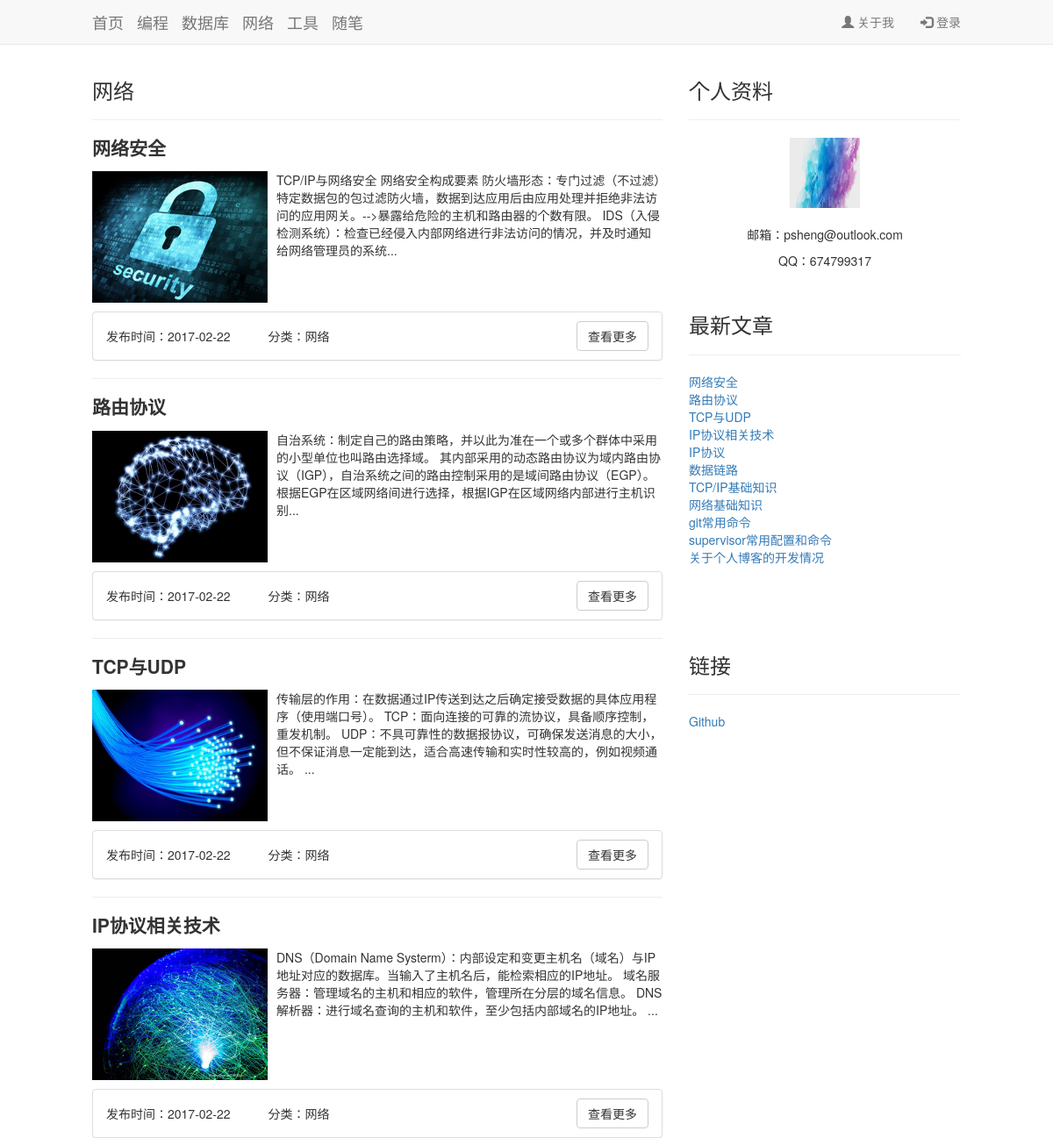
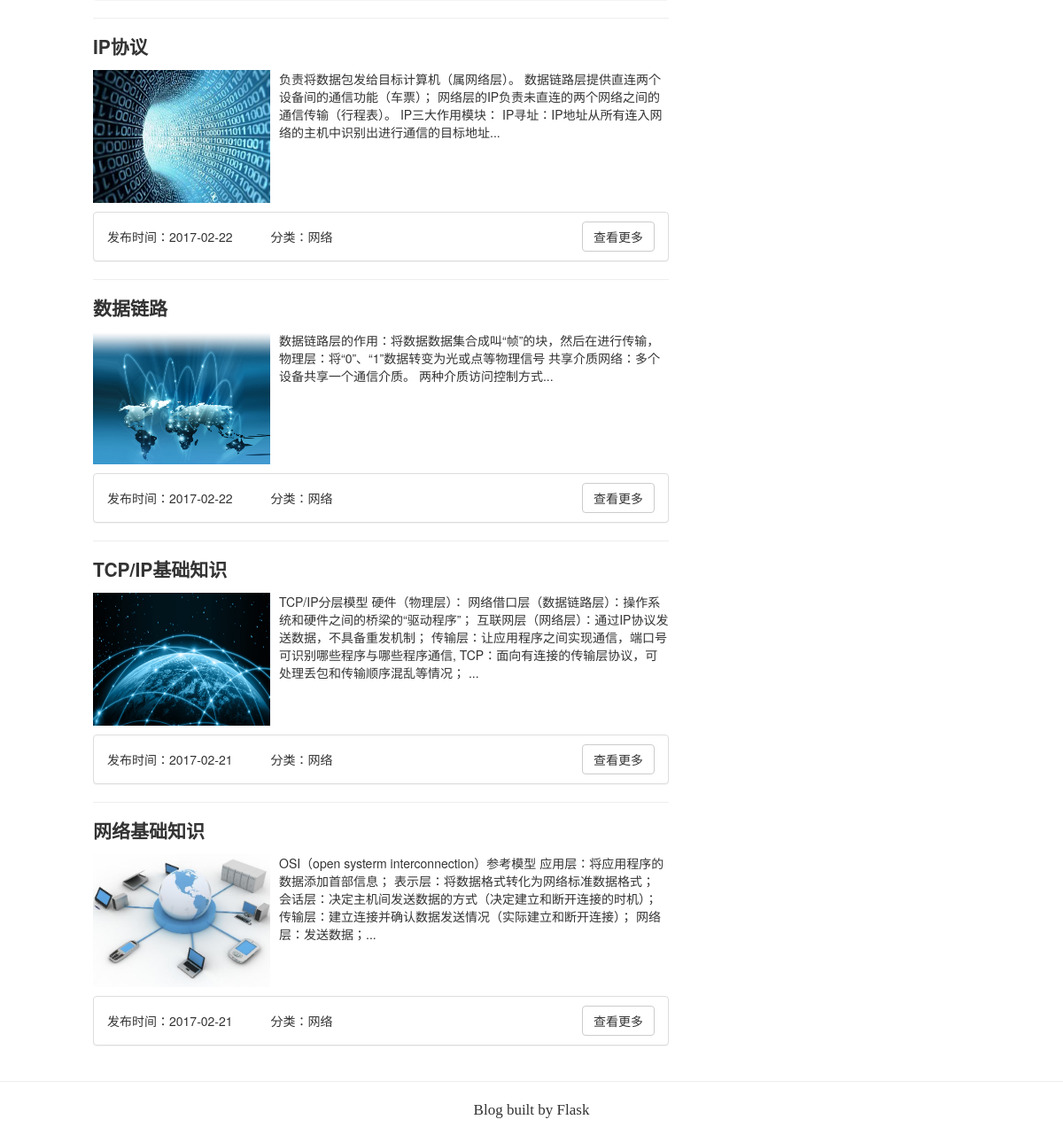
Page /net on the committed database (2 pictures, top to bottom).
### app/models.py (models this page shows, shortened)
class Post(db.Model):
    __tablename__ = 'posts'
    id = db.Column(db.Integer, primary_key=True)
    head_pic = db.Column(db.Text, default='/static/pic/test3.jpg')
    body_pic = db.Column(db.Text)
    title = db.Column(db.Text)
    body = db.Column(db.Text)
    abstract = db.Column(db.Text)
    tag = db.Column(db.Text)
    timestamp = db.Column(db.DateTime, index=True, default=datetime.utcnow)
    comments = db.relationship('Comment', backref='role')
    is_active = db.Column(db.Boolean, default=True)

### app/main/view.py (the view)
@main.route('/net')
def net():
    posts = Post.query.filter_by(tag=u'net-网络', is_active=True).order_by(Post.timestamp.desc()).all()
    new_posts = find_new_post()
    classify = u'网络'
    return render_template('index.html', posts=posts, new_posts=new_posts, classify=classify)

### app/main/view.py (called while the page is built)
def find_new_post():
    page = request.args.get('page', 1, type=int)
    new_post = Post.query.filter_by(is_active=True).order_by(Post.timestamp.desc()).paginate(
        page, per_page=20, error_out=False
    )
    new_posts = new_post.items
    return new_posts

@main.app_template_filter('tag_get')
def tag(s):
    list = str(s).split('-')
    return list[1]

### app/templates/index.html (shortened to what this page needs)
{% extends "base.html" %}
{% import "_macros.html" as macros %}
{% block body %}
  <div class="container" id="sumery-container">
    <div class="row">
      <div class="col-md-8">
        <h3>{{ classify }}</h3>
        {% for post in posts %}
          <hr>
          <div class="post_head"><h3>{{ post.title | safe }}</h3></div>
          <div class="media" margin="30px">
            <a class="media-left" >
              <img src="{{ post.head_pic }}" width="200" height="150" alt="...">
            </a>
            <div class="media-body">
              {{ post.abstract }}<br><br>
            </div>
          </div>
          <div class="media-foot">
            <div class="panel panel-default">
              <div class="panel-body">
                <p>发布时间：{{ post.timestamp.strftime("%Y-%m-%d") }} &nbsp
                  &nbsp&nbsp&nbsp&nbsp&nbsp&nbsp&nbsp&nbsp分类：{{ post.tag |  tag_get }}</p>
                {% if current_user.is_authenticated %}
                  <div class="dropdown">
                    <button class="btn btn-default dropdown-toggle" type="button" id="dropdownMenu1"
                            data-toggle="dropdown" aria-haspopup="true" aria-expanded="true">
                      管理
                      <span class="caret"></span>
                    </button>
                    <ul class="dropdown-menu" aria-labelledby="dropdownMenu1">
                      <li><a href="{{ url_for('.edit_post', id=post.id) }}">编辑</a></li>
                      <li><a href="{{ url_for('.post_pic', id=post.id) }}">图片上传</a></li>
                      <li><a href="{{ url_for('.uploaded_file', id=post.id) }}">主题图片</a></li>
                      <li><a href="{{ url_for('.post', id=post.id) }}">查看更多</a></li>
                      <li role="separator" class="divider"></li>
                      <li><a href="" data-toggle="modal" data-target="#myModal">删除</a></li>
                    </ul>
                  </div>
                {% else %}
                  <a class="btn btn-default" href="{{ url_for('.post', id=post.id) }}">查看更多</a>
                {% endif %}
              </div>
            </div>
          </div>
        {% endfor %}
      </div>
      <div class="col-md-4">
        <h3>个人资料</h3>
        <div class="right-index">
          <hr>
          <img src="{{ url_for('static', filename='test.jpg') }}" width="80" height="80"><br><br>
          <p>邮箱：psheng@outlook.com</p>
          <p>QQ：674799317</p>
        </div>
        <div class="newly-post">
          <h3>最新文章</h3><hr>
          {% for new_post in new_posts %}
            <p><a href="{{ url_for('.post', id=new_post.id) }}">{{ new_post.title }}</a></p>
          {% endfor %}
        </div>
        <div class="other-link">
          <h3>链接</h3><hr>
          <p><a href="http://github.com/pshenglh" target="_blank">Github</a></p>
        </div>
      </div>
    </div>
  </div>
{% endblock %}

### app/static/css/customization.css (style rules this page uses)
body { padding-top: 70px; }
.post_head h3 { adding: 8px; margin-bottom: 0px; font-size: 21px; font-weight: 600; }
.container { padding-right: 90px; padding-left: 90px; margin-right: auto; margin-left: auto; }
.media-foot .panel { margin-top: 10px; }
.media-foot .panel-body { padding-top: 10px; padding-bottom: 10px; }
.media-foot .panel-body p { position: relative; top: 7px; float: left; }
.media-foot .btn { float: right; }
.right-index { text-align: center; padding-bottom: 20px; }
.other-link { margin-top: 20px; }
.newly-post { margin-bottom: 100px; }
.newly-post p { margin-bottom: 0px; }

### rows in the picture
Post: title "网络安全", head_pic (picture), abstract "TCP/IP与网络安全 网络安全构成要素 防火墙形态：专门过滤（不过滤）特定数据包的包过滤防火墙，数据到达应用后由应用处理并拒绝非法访问的应用网关。-->暴露给危险的主机和路由器的个数有限。 IDS（入侵检测系统）：检查已经侵入内部网络进行非法访问的情况，并及时通知给网络管理员的系统...", timestamp "2017-02-22", tag|tag_get "网络"
Post: title "路由协议", head_pic (picture), abstract "自治系统：制定自己的路由策略，并以此为准在一个或多个群体中采用的小型单位也叫路由选择域。 其内部采用的动态路由协议为域内路由协议（IGP），自治系统之间的路由控制采用的是域间路由协议（EGP）。 根据EGP在区域网络间进行选择，根据IGP在区域网络内部进行主机识别...", timestamp "2017-02-22", tag|tag_get "网络"
Post: title "TCP与UDP", head_pic (picture), abstract "传输层的作用：在数据通过IP传送到达之后确定接受数据的具体应用程序（使用端口号）。 TCP：面向连接的可靠的流协议，具备顺序控制，重发机制。 UDP：不具可靠性的数据报协议，可确保发送消息的大小，但不保证消息一定能到达，适合高速传输和实时性较高的，例如视频通话。 ...", timestamp "2017-02-22", tag|tag_get "网络"
Post: title "IP协议相关技术", head_pic (picture), abstract "DNS（Domain Name Systerm）：内部设定和变更主机名（域名）与IP地址对应的数据库。当输入了主机名后，能检索相应的IP地址。 域名服务器：管理域名的主机和相应的软件，管理所在分层的域名信息。 DNS解析器：进行域名查询的主机和软件，至少包括内部域名的IP地址。 ...", timestamp "2017-02-22", tag|tag_get "网络"
Post: title "IP协议", head_pic (picture), abstract "负责将数据包发给目标计算机（属网络层）。 数据链路层提供直连两个设备间的通信功能（车票）； 网络层的IP负责未直连的两个网络之间的通信传输（行程表）。 IP三大作用模块： IP寻址：IP地址从所有连入网络的主机中识别出进行通信的目标地址...", timestamp "2017-02-22", tag|tag_get "网络"
Post: title "数据链路", head_pic (picture), abstract "数据链路层的作用：将数据数据集合成叫“帧”的块，然后在进行传输， 物理层：将“0”、“1”数据转变为光或点等物理信号 共享介质网络：多个设备共享一个通信介质。 两种介质访问控制方式...", timestamp "2017-02-22", tag|tag_get "网络"
Post: title "TCP/IP基础知识", head_pic (picture), abstract "TCP/IP分层模型 硬件（物理层）： 网络借口层（数据链路层）：操作系统和硬件之间的桥梁的“驱动程序”； 互联网层（网络层）：通过IP协议发送数据，不具备重发机制； 传输层：让应用程序之间实现通信，端口号可识别哪些程序与哪些程序通信, TCP：面向有连接的传输层协议，可处理丢包和传输顺序混乱等情况； ...", timestamp "2017-02-21", tag|tag_get "网络"
Post: title "网络基础知识", head_pic (picture), abstract "OSI（open systerm interconnection）参考模型 应用层：将应用程序的数据添加首部信息； 表示层：将数据格式转化为网络标准数据格式； 会话层：决定主机间发送数据的方式（决定建立和断开连接的时机）； 传输层：建立连接并确认数据发送情况（实际建立和断开连接）； 网络层：发送数据；...", timestamp "2017-02-21", tag|tag_get "网络"
Post: title "git常用命令"
Post: title "supervisor常用配置和命令"
Post: title "关于个人博客的开发情况"

### other values in the picture
{{ classify }} "网络"
